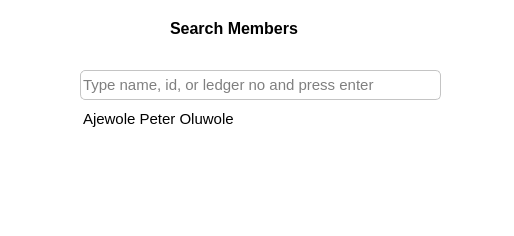
<?xml version="1.0" encoding="UTF-8"?>
<ui version="4.0">
 <class>Dialog</class>
 <widget class="QDialog" name="Dialog">
  <property name="geometry">
   <rect>
    <x>0</x>
    <y>0</y>
    <width>514</width>
    <height>236</height>
   </rect>
  </property>
  <property name="windowTitle">
   <string>Dialog</string>
  </property>
  <property name="styleSheet">
   <string notr="true">QDialog {
	background-color: #ffffff;
}

#searchMemberTxt{
	background-color: #ffffff;
	border: 1px solid #c4c4c4;
	border-radius: 5px;
	text-align: left;
	width: 200px;
	height: 30px
}

#membersList {
	border: none;
	background-color: #ffffff;
}

#membersList:item:hover {
	background-color: #385723;
	color: #ffffff;
	border-radius: 5px;
	font-weight: bold;
}</string>
  </property>
  <widget class="QLabel" name="label">
   <property name="geometry">
    <rect>
     <x>170</x>
     <y>20</y>
     <width>141</width>
     <height>16</height>
    </rect>
   </property>
   <property name="font">
    <font>
     <pointsize>12</pointsize>
     <weight>75</weight>
     <bold>true</bold>
    </font>
   </property>
   <property name="text">
    <string>Search Members</string>
   </property>
  </widget>
  <widget class="QLineEdit" name="searchMemberTxt">
   <property name="geometry">
    <rect>
     <x>80</x>
     <y>70</y>
     <width>361</width>
     <height>30</height>
    </rect>
   </property>
   <property name="minimumSize">
    <size>
     <width>0</width>
     <height>30</height>
    </size>
   </property>
   <property name="maximumSize">
    <size>
     <width>16777215</width>
     <height>30</height>
    </size>
   </property>
   <property name="font">
    <font>
     <pointsize>11</pointsize>
    </font>
   </property>
   <property name="placeholderText">
    <string>Type name, id, or ledger no and press enter</string>
   </property>
  </widget>
  <widget class="QListWidget" name="membersList">
   <property name="geometry">
    <rect>
     <x>80</x>
     <y>110</y>
     <width>361</width>
     <height>111</height>
    </rect>
   </property>
   <property name="font">
    <font>
     <pointsize>11</pointsize>
    </font>
   </property>
   <item>
    <property name="text">
     <string>Ajewole Peter Oluwole</string>
    </property>
   </item>
  </widget>
 </widget>
 <resources/>
 <connections/>
</ui>
